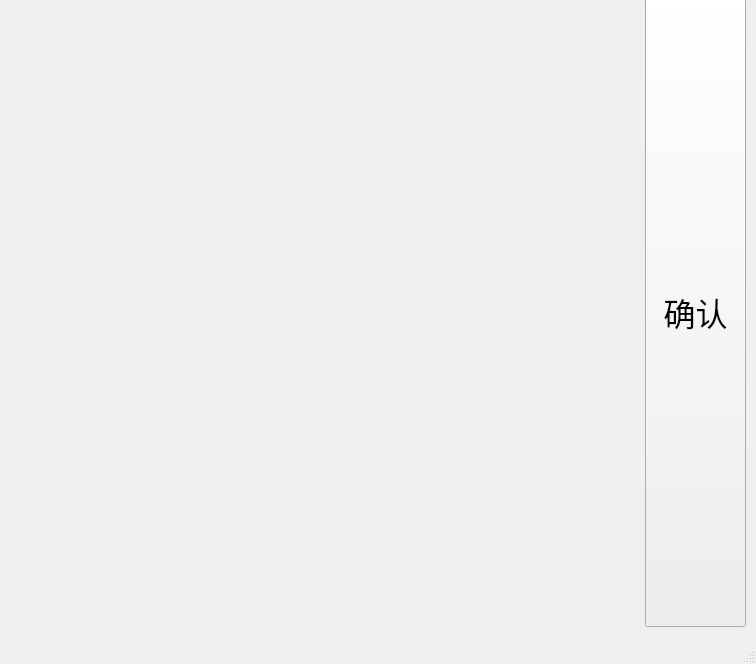
<?xml version="1.0" encoding="UTF-8"?>
<ui version="4.0">
 <class>MainWindow</class>
 <widget class="QMainWindow" name="MainWindow">
  <property name="geometry">
   <rect>
    <x>0</x>
    <y>0</y>
    <width>756</width>
    <height>664</height>
   </rect>
  </property>
  <property name="windowTitle">
   <string>MainWindow</string>
  </property>
  <widget class="QWidget" name="centralwidget">
   <widget class="QLabel" name="label">
    <property name="geometry">
     <rect>
      <x>0</x>
      <y>0</y>
      <width>640</width>
      <height>640</height>
     </rect>
    </property>
    <property name="text">
     <string/>
    </property>
   </widget>
   <widget class="QPushButton" name="pushButton">
    <property name="geometry">
     <rect>
      <x>645</x>
      <y>-4</y>
      <width>101</width>
      <height>631</height>
     </rect>
    </property>
    <property name="font">
     <font>
      <family>Agency FB</family>
      <pointsize>24</pointsize>
     </font>
    </property>
    <property name="text">
     <string>确认</string>
    </property>
   </widget>
  </widget>
  <widget class="QMenuBar" name="menubar">
   <property name="geometry">
    <rect>
     <x>0</x>
     <y>0</y>
     <width>756</width>
     <height>18</height>
    </rect>
   </property>
  </widget>
  <widget class="QStatusBar" name="statusbar"/>
 </widget>
 <resources/>
 <connections/>
</ui>
